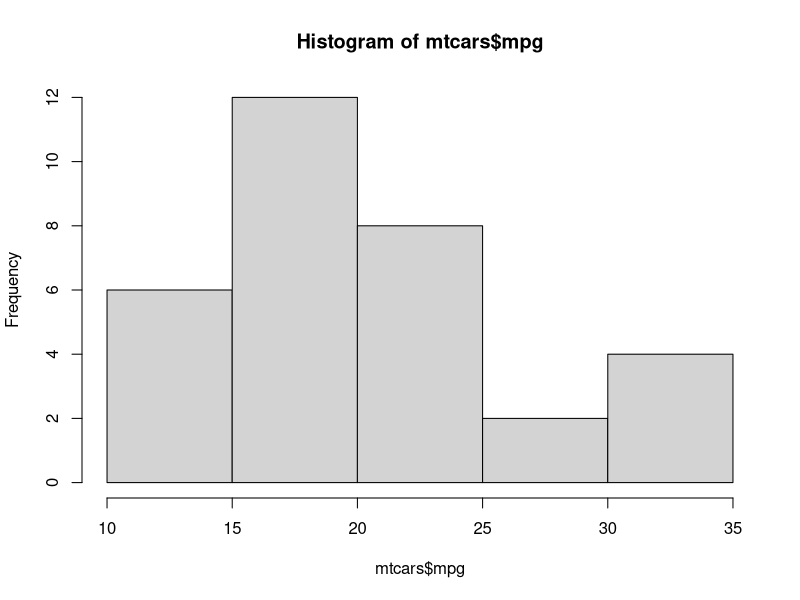
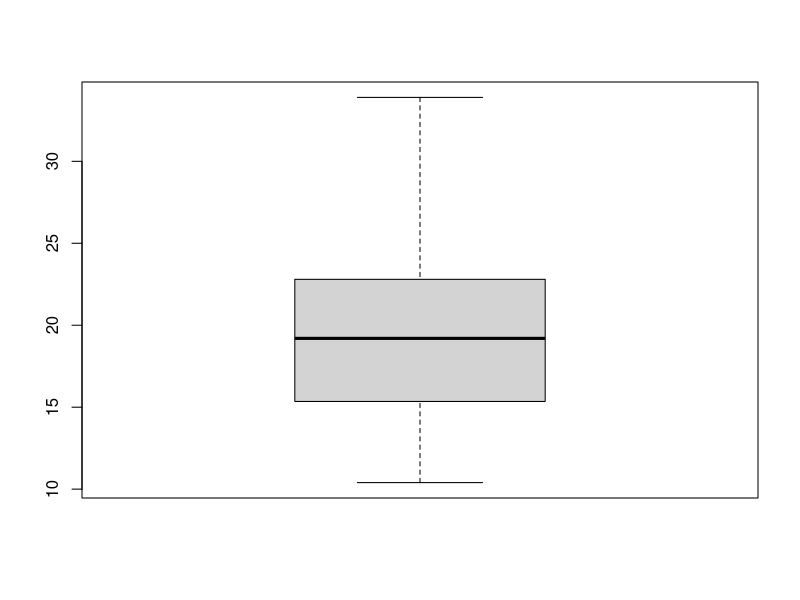
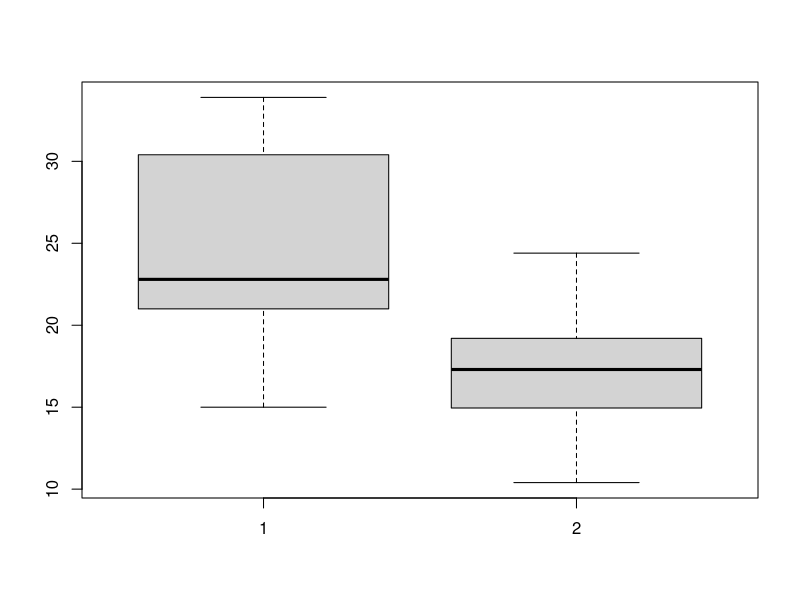
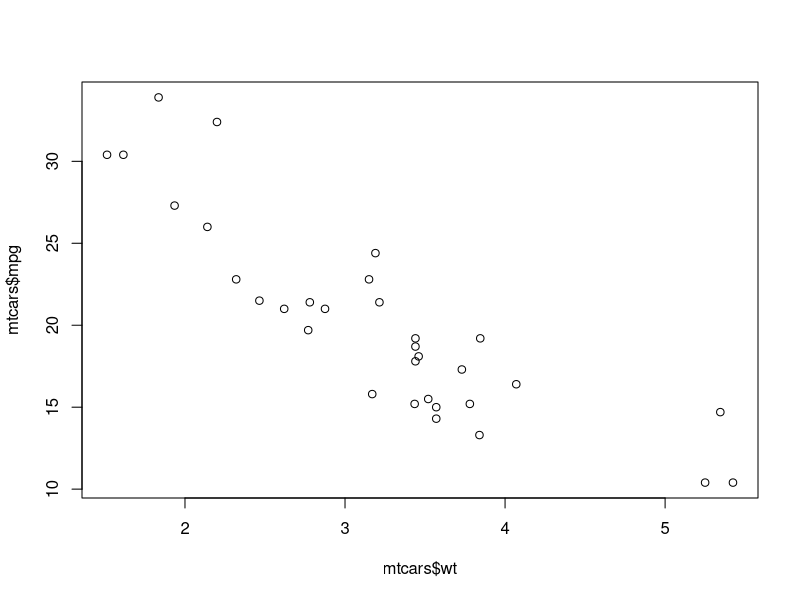
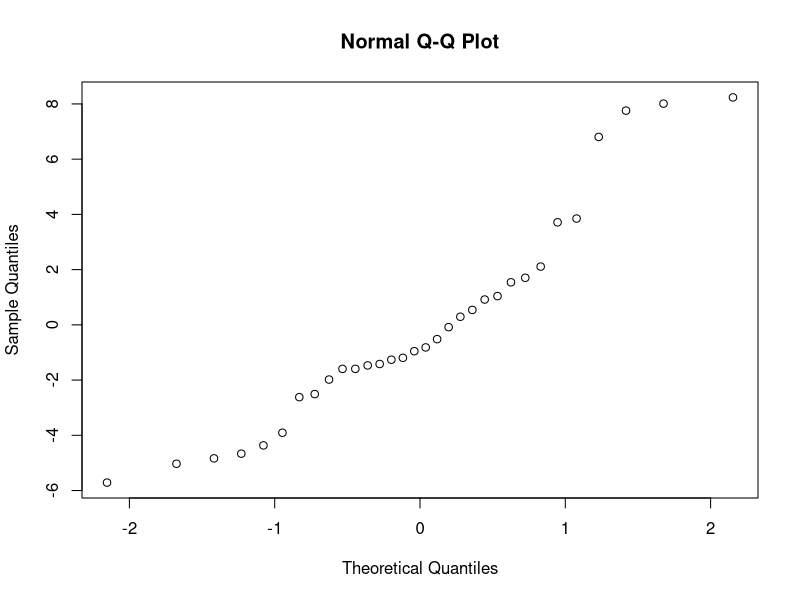
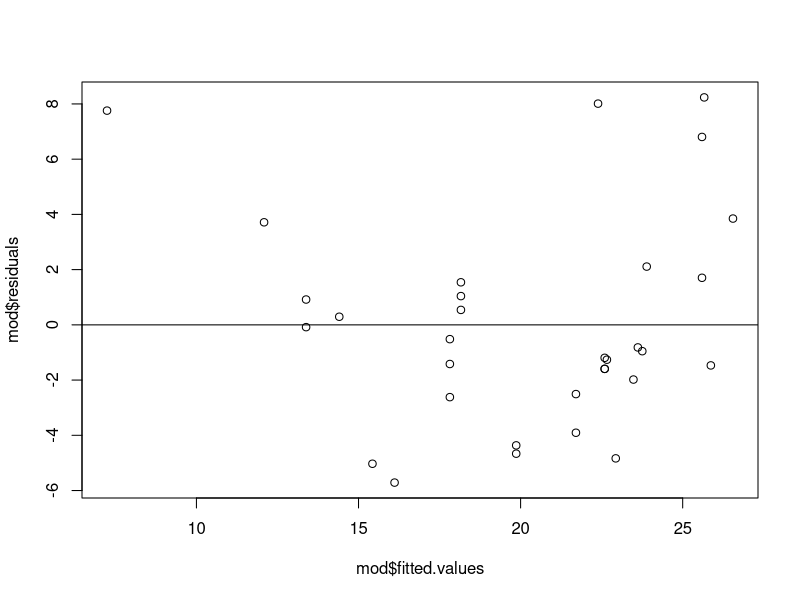

Generate these figures, in order, with R:
## ---- chunk 1
attach(mtcars)
## ---- chunk 2
mtcars_cases_count <- length(mtcars$mpg)
mtcars_variables_count <- ncol(mtcars)
print(paste(
    'There are',
    mtcars_cases_count,
    'cases in the mtcars dataset',
    sep=' '
))
print(paste(
    'There are',
    mtcars_variables_count,
    'variables in the mtcars dataset',
    sep=' '
))
## ---- chunk 3
print(paste(
    ((length(which(mtcars$am == 0)) / length(mtcars$am)) * 100.0),
    '% of cars in the mtcars dataset have manual transmission',
    sep=''
))
print(paste(
    ((length(which(mtcars$am == 1)) / length(mtcars$am)) * 100.0),
    '% of cars in the mtcars dataset have automatic transmission',
    sep=''
))
## ---- chunk 4
hist(mtcars$mpg)
mean(mtcars$mpg)
median(mtcars$mpg)
## ---- chunk 5
sd(mtcars$mpg)
IQR(mtcars$mpg)
## ---- chunk 6
quantile(mtcars$mpg, 0.25)
quantile(mtcars$mpg, 0.90)
## ---- chunk 7
boxplot(mtcars$mpg)
## ---- chunk 8
(
    length(which(mtcars$mpg > (2 * sd(mtcars$mpg) + mean(mtcars$mpg)))) /
    length(mtcars$mpg)
) * 100.0
## ---- chunk 9
sd(mtcars$mpg) * sqrt((length(mtcars$mpg) - 1) / length(mtcars$mpg))
## ---- chunk 10
mpg_manual <- mtcars$mpg[which(mtcars$am == 0)]
mpg_automatic <- mtcars$mpg[which(mtcars$am == 1)]
boxplot(mpg_automatic, mpg_manual)
mean(mpg_manual)
mean(mpg_automatic)
sd(mpg_manual)
sd(mpg_automatic)
## ---- chunk 11
plot(mtcars$wt, mtcars$mpg)
heavy_mpg <- mtcars$mpg[which(mtcars$wt > median(mtcars$wt))]
light_mpg <- mtcars$mpg[which(mtcars$wt <= median(mtcars$wt))]
(mean(light_mpg) - mean(heavy_mpg))
## ---- chunk 12
((1 - pnorm(30, mean=22, sd=6)) * 100.0)
alpha <- 0.05
qnorm((1 - alpha), mean=22, sd=6)
## ---- chunk 13
sun_plot <- c(10, 8)
nosun_plot <- c(4, 6)
test_statistic <- (mean(sun_plot) - mean(nosun_plot))
test_statistic
## ---- chunk 14
library(gtools)
original_data <- c(10, 8, 4, 6)
assign <- combinations(length(original_data), 2, 1:length(original_data))
treatment_1 <- matrix(nrow=nrow(assign), ncol=2)
treatment_2 <- matrix(nrow=nrow(assign), ncol=2)
test_statistics <- vector()
for (i in 1:nrow(assign)) {
    treatment_1[i,] <- original_data[assign[i,]]
    treatment_2[i,] <- original_data[-assign[i,]]
    test_statistics[i] <- (mean(treatment_1[i,]) - mean(treatment_2[i,]))
}
cbind(treatment_1, treatment_2, test_statistics)
## ---- chunk 15
(length(which(test_statistics >= test_statistic)) / length(test_statistics))
## ---- chunk 16
sun_plot_count <- 100
sun_plot_germinated <- 86
nosun_plot_count <- 100
nosun_plot_germinated <- 64
test_statistic <- (
    (sun_plot_germinated / sun_plot_count) -
    (nosun_plot_germinated / nosun_plot_count)
)
## ---- chunk 17
p_hat <- (
    (sun_plot_germinated + nosun_plot_germinated) /
    (sun_plot_count + nosun_plot_count)
)
stdev <- sqrt(
    (p_hat * (1 - p_hat)) *
    (1 / sun_plot_count + 1 / nosun_plot_count)
)
stdev
## ---- chunk 18
(1-pnorm(test_statistic, 0, stdev))
## ---- chunk 19
assign <- combinations(nrow(mtcars), 3, 1:nrow(mtcars))
nrow(assign)
## ---- chunk 20
treatment_1 <- sample(1:nrow(mtcars), round(nrow(mtcars) / 2))
treatment_2 <- (1:nrow(mtcars))[-treatment_1]
length(treatment_1)
length(treatment_2)
## ---- chunk 21
treatment_1
## ---- chunk 22
studentized_mean <- (sd(mtcars$mpg) / sqrt(length(mtcars$mpg)))
observed_test_statistic <- ((mean(mtcars$mpg) - 18) / studentized_mean)
observed_test_statistic
## ---- chunk 23
(length(mtcars$mpg) - 1)
## ---- chunk 24
(1 - pt(observed_test_statistic, (length(mtcars$mpg) - 1)))
## ---- chunk 25
alpha <- 0.1
critical_value <- qt((1 - alpha), (length(mtcars$mpg) - 1))
critical_value
## ---- chunk 26
((critical_value * studentized_mean) + 18)
## ---- chunk 27
sun_plot <- c(10, 8, 6)
nosun_plot <- c(4, 6, 5)
sun_plot_count <- length(sun_plot)
nosun_plot_count <- length(nosun_plot)
diff <- (mean(sun_plot) - mean(nosun_plot))
stderr <- (sqrt(
    (var(sun_plot) / sun_plot_count) +
    (var(nosun_plot) / nosun_plot_count)
))
score <- (1- ((1 - 0.9) / 2))
z <- qt(score, min((sun_plot_count - 1), (nosun_plot_count - 1)))
MoE <- (z * stderr)
c((diff - MoE), (diff + MoE))
## ---- chunk 28
MoE
## ---- chunk 29
x_bar <- mean(sun_plot)
stderr <- (sd(sun_plot) / sqrt(sun_plot_count))
score <- (1 - ((1 - 0.95) / 2))
z <- qt(score, (sun_plot_count - 1))
MoE <- (z * stderr)
c((x_bar - MoE), (x_bar + MoE))
## ---- chunk 30
sun_plot_count <- 1000
sun_plot_germinated <- 860
nosun_plot_count <- 1000
nosun_plot_germinated <- 640
n1 <- (sun_plot_count + 4)
n2 <- (nosun_plot_count + 4)
p1 <- ((sun_plot_germinated + 2) / n1)
p2 <- ((nosun_plot_germinated + 2) / n2)
diff <- (p1 - p2)
stderr <- sqrt((p1 * ((1 - p1) / n1)) + (p2 * ((1 - p2) / n2)))
score <- (1 - ((1 - 0.9) / 2))
z <- qnorm(score)
MoE <- (z * stderr)
c((diff - MoE), (diff + MoE))
## ---- chunk 31
MoE
## ---- chunk 32
p_hat <- (sun_plot_germinated / sun_plot_count)
stderr <- sqrt((p_hat * (1 - p_hat)) / sun_plot_count)
score <- (1 - ((1 - 0.95) / 2))
z <- qnorm(score)
MoE <- (z * stderr)
c((p_hat - MoE), (p_hat + MoE))
## ---- chunk 33
MoE_limit <- 0.02
p_hat_estimate <- 0.5
(((qnorm((1 - ((1 - 0.96) / 2)), 0, 1) / MoE_limit) * p_hat_estimate) ^ 2)
## ---- chunk 34
mod <- lm(mtcars$mpg ~ mtcars$hp)
beta_hat <- mod$coefficients[2]
beta_hat
## ---- chunk 35
summary(mod)
diff <- mod$coefficients[2]
stderr <- 0.0101
score <- (1- ((1 - 0.9) / 2))
z <- qt(score, (length(mtcars$mpg) - 2))
MoE <- (z * stderr)
c((diff - MoE), (diff + MoE))
## ---- chunk 36
qqnorm(mod$residuals)
shapiro.test(mod$residuals)
## ---- chunk 37
plot(mod$fitted.values, mod$residuals)
abline(h=0)
## ---- chunk 38
mod <- lm(mtcars$mpg ~ mtcars$hp + mtcars$disp)
given_hp <- 120
given_disp <- 200
predicted_mpg <- (
    mod$coefficients[1] +
    (mod$coefficients[2] * given_hp) +
    (mod$coefficients[3] * given_disp)
)
predicted_mpg
## ---- chunk 39
summary(mod)
## ---- chunk 40
split_data <- function(dat, splits=c(0.5, 0.5), fudge=1) {
    stopifnot(all(splits) >= 0, fudge <= length(splits))
    splits <- (splits / sum(splits))
    n_dat_sum <- round(nrow(dat) * splits)
    n_dat_sum[fudge] <- (nrow(dat) - sum(n_dat_sum[-fudge]))
    return(split(dat, sample(rep(1:length(splits), n_dat_sum))))
}
